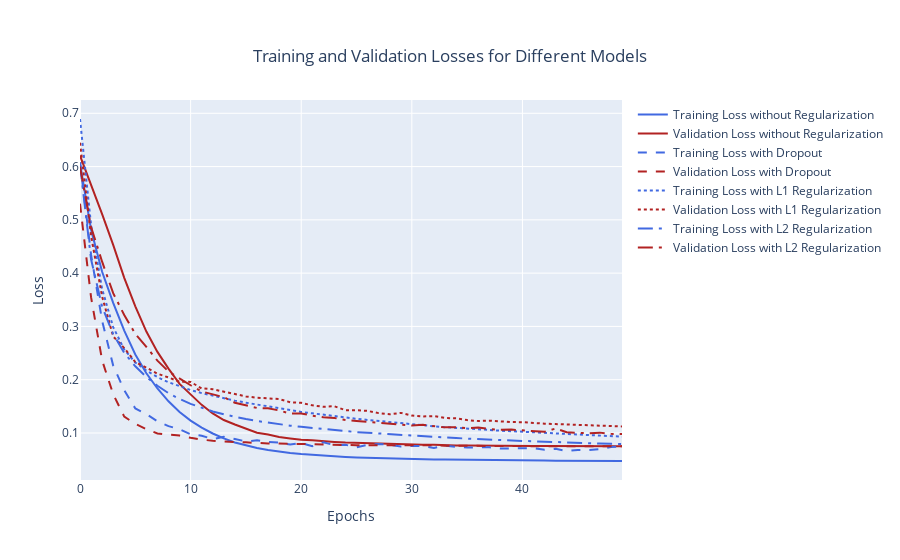

Notebook code cell kept with this figure:
### Code cell
# plotting with loss and val_loss
loss1 = history1.history['loss']
val_loss1 = history1.history['val_loss']
loss2 = history2.history['loss']
val_loss2 = history2.history['val_loss']
loss3 = history3.history['loss']
val_loss3 = history3.history['val_loss']
loss4 = history4.history['loss']
val_loss4 = history4.history['val_loss']


fig = go.Figure()
fig.add_trace(go.Scatter(x=np.arange(len(loss1)), y=loss1,
                    name='Training Loss without Regularization', line=dict(color='royalblue')))
fig.add_trace(go.Scatter(x=np.arange(len(val_loss1)), y=val_loss1,
                    name='Validation Loss without Regularization', line = dict(color='firebrick')))

fig.add_trace(go.Scatter(x=np.arange(len(loss2)), y=loss2,
                    name='Training Loss with Dropout', line=dict(color='royalblue', dash='dash')))
fig.add_trace(go.Scatter(x=np.arange(len(val_loss2)), y=val_loss2,
                    name='Validation Loss with Dropout', line = dict(color='firebrick', dash='dash')))

fig.add_trace(go.Scatter(x=np.arange(len(loss3)), y=loss3,
                    name='Training Loss with L1 Regularization', line=dict(color='royalblue', dash='dot')))
fig.add_trace(go.Scatter(x=np.arange(len(val_loss3)), y=val_loss3,
                    name='Validation Loss with L1 Regularization', line = dict(color='firebrick', dash='dot')))

fig.add_trace(go.Scatter(x=np.arange(len(loss4)), y=loss4,
                    name='Training Loss with L2 Regularization', line=dict(color='royalblue', dash='longdashdot')))
fig.add_trace(go.Scatter(x=np.arange(len(val_loss4)), y=val_loss4,
                    name='Validation Loss with L2 Regularization', line = dict(color='firebrick', dash='longdashdot')))


fig.update_layout(xaxis_title='Epochs',
                  yaxis_title='Loss',
                  title={'text': "Training and Validation Losses for Different Models",
                                                'x':0.5,
                                                'xanchor': 'center',
                                                'yanchor': 'top'})
iplot(fig)
